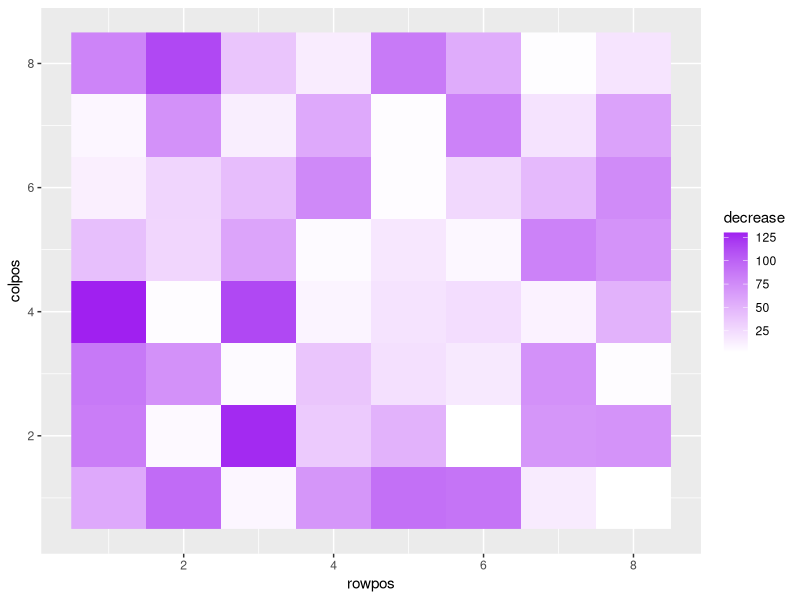

This chart was generated by the following R code: (Note: this script raises an error after producing the figure.)
#Session 3 -- exercise 2 -- Loop

#load the data
data<-OrchardSprays

#load library
library(ggplot2)

data$treatment<-NULL
result_data<-matrix(NA, 8, 8)

for (x in 1:nrow(data)){
  i<-data$rowpos[x]
  j<-data$colpos[x]
  
  result_data[i,j]<-data$decrease[x]
}


p <- ggplot(data, aes(x=rowpos, y=colpos))+
  geom_raster(aes(fill=decrease))+
  scale_fill_gradient(high = "purple",
                      low = "white")

p

library(data.table)
alternative<-data.table::dcast(data, rowpos~colpos, value.var="decrease")
alternative$rowpos<-NULL
